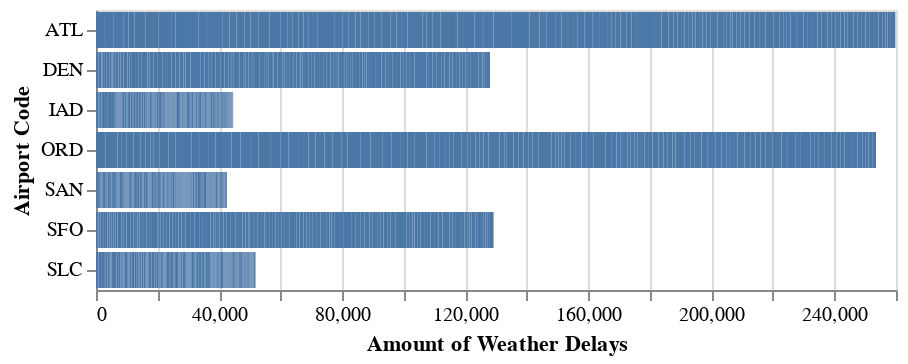

This figure's notebook cell:
### Markdown cell above
## Grand Question 4
Create a barplot showing the proportion of all flights that are delayed by weather at each airport. Discuss what you learn from this graph.

### Code cell
(
    alt.Chart(q3_new)
    .mark_bar()
    .encode(x = alt.X('total_number_weather_delayed_flights:Q', title = "Amount of Weather Delays"), 
            y = alt.Y('airport_code:O', title = "Airport Code"))
)

### Figure 1 — Vega-Lite specification as saved in the notebook (floating-point values rounded to 4 significant figures; data arrays with more than 128 entries replaced by an {"elided": "..."} marker saying what was removed)
{"config": {"view": {"continuousWidth": 400, "continuousHeight": 300}}, "data": {"name": "data-e5ed80dd8c7054749d98296deda638ca"}, "mark": "bar", "encoding": {"x": {"type": "quantitative", "field": "total_number_weather_delayed_flights", "title": "Amount of Weather Delays"}, "y": {"type": "ordinal", "field": "airport_code", "title": "Airport Code"}}, "$schema": "https://vega.github.io/schema/vega-lite/v4.8.1.json", "datasets": {"data-e5ed80dd8c7054749d98296deda638ca": {"elided": "924 records"}}}
